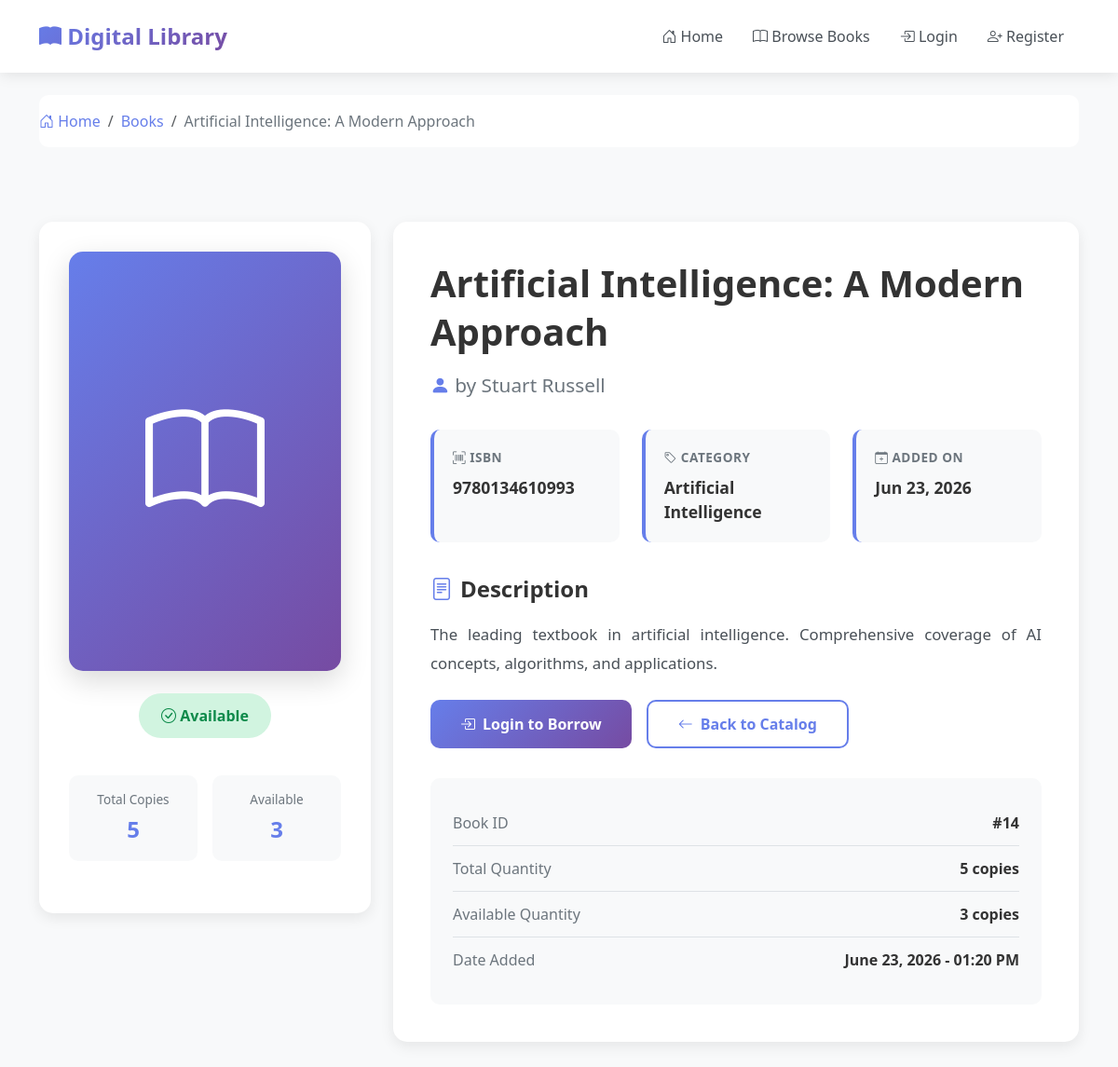
Page /books/14/ on the committed database.
### books/models.py (models this page shows, shortened)
class Book(models.Model):
    title = models.CharField(
        max_length=200,
        help_text="Enter the book title"
    )
    author = models.CharField(
        max_length=100,
        help_text="Enter the author name"
    )
    isbn = models.CharField(
        max_length=13,
        unique=True,
        help_text="13 Character ISBN number"
    )
    category = models.ForeignKey(
        Category,
        on_delete=models.PROTECT,
        related_name='books',
        help_text="Select the book category"
    )
    description = models.TextField(
        help_text="Enter a brief description of the book",
        blank=True
    )
    quantity = models.PositiveIntegerField(
        default=1,
        help_text="Total number of copies in the library"
    )
    available_quantity = models.PositiveIntegerField(
        default=1,
        help_text="Number of copies currently available for borrowing"
    )
    created_at = models.DateTimeField(
        auto_now_add=True,
        help_text="Date and time when the book was added to the system"
    )
    class Meta:
        ordering = ['-created_at']
        verbose_name = 'Book'
        verbose_name_plural = 'Books'
    def is_available(self):
        return self.available_quantity > 0
    is_available.boolean = True
    is_available.short_description = 'Available'

class Category(models.Model):
    name = models.CharField(
        max_length=100,
        unique=True,
        help_text="Enter the category name (e.g., Programming, Fiction)"
    )
    description = models.TextField(
        blank=True,
        help_text="Enter a brief description of this category"
    )
    created_at = models.DateTimeField(
        auto_now_add=True,
        help_text="Date and time when the category was created"
    )
    class Meta:
        ordering = ['name']
        verbose_name = 'Category'
        verbose_name_plural = 'Categories'
    def __str__(self):
        return self.name
    def book_count(self):
        """
        Return the number of books in this category.
        """
        return self.books.count()
    book_count.short_description = 'Number of Books'

### books/views.py (the view)
# urls.py: path('<int:pk>/', views.book_detail, name='book_detail'),
def book_detail(request, pk):
    book = get_object_or_404(Book, pk=pk)
    context = {
        'book': book
    }
    return render(request, 'books/book_detail.html', context)

### books/templates/books/book_detail.html (shortened to what this page needs)
<!DOCTYPE html>
<html lang="en">
<head>
    <link href="https://cdn.jsdelivr.net/npm/bootstrap@5.3.0/dist/css/bootstrap.min.css" rel="stylesheet">
    <link href="https://cdn.jsdelivr.net/npm/bootstrap-icons@1.10.0/font/bootstrap-icons.css" rel="stylesheet">
</head>
<body>
    <nav class="navbar navbar-expand-lg navbar-light sticky-top">
        <div class="container">
            <a class="navbar-brand" href="{% url 'accounts:home' %}">
                <i class="bi bi-book-fill"></i> Digital Library
            </a>
            <div class="collapse navbar-collapse" id="navbarNav">
                <ul class="navbar-nav ms-auto align-items-center">
                    <li class="nav-item">
                        <a class="nav-link" href="{% url 'accounts:home' %}">
                            <i class="bi bi-house-door"></i> Home
                        </a>
                    </li>
                    <li class="nav-item">
                        <a class="nav-link" href="{% url 'books:book_list' %}">
                            <i class="bi bi-book"></i> Browse Books
                        </a>
                    </li>
                    {% if user.is_authenticated %}
                        <li class="nav-item">
                            <span class="nav-link">
                                <i class="bi bi-person-circle"></i> {{ user.username }}
                            </span>
                        </li>
                        <li class="nav-item">
                            <a class="btn btn-logout ms-2" href="{% url 'accounts:logout' %}">
                                <i class="bi bi-box-arrow-right"></i> Logout
                            </a>
                        </li>
                    {% else %}
                        <li class="nav-item">
                            <a class="nav-link" href="{% url 'accounts:login' %}">
                                <i class="bi bi-box-arrow-in-right"></i> Login
                            </a>
                        </li>
                        <li class="nav-item">
                            <a class="nav-link" href="{% url 'accounts:register' %}">
                                <i class="bi bi-person-plus"></i> Register
                            </a>
                        </li>
                    {% endif %}
                </ul>
            </div>
        </div>
    </nav>
    <div class="container mt-4">
        <nav class="breadcrumb-custom">
            <ol class="breadcrumb">
                <li class="breadcrumb-item"><a href="{% url 'accounts:home' %}"><i class="bi bi-house-door"></i> Home</a></li>
                <li class="breadcrumb-item"><a href="{% url 'books:book_list' %}">Books</a></li>
                <li class="breadcrumb-item active">{{ book.title|truncatewords:5 }}</li>
            </ol>
        </nav>
    </div>
    <div class="book-detail-container">
        <div class="container">
            <div class="row">
                <div class="col-lg-4 mb-4">
                    <div class="book-cover-section">
                        <div class="book-cover">
                            <i class="bi bi-book"></i>
                        </div>
                        {% if book.is_available %}
                            <div class="availability-status available">
                                <i class="bi bi-check-circle"></i> Available
                            </div>
                        {% else %}
                            <div class="availability-status unavailable">
                                <i class="bi bi-x-circle"></i> Currently Unavailable
                            </div>
                        {% endif %}
                        <div class="quantity-display">
                            <div class="quantity-box">
                                <div class="label">Total Copies</div>
                                <div class="value">{{ book.quantity }}</div>
                            </div>
                            <div class="quantity-box">
                                <div class="label">Available</div>
                                <div class="value">{{ book.available_quantity }}</div>
                            </div>
                        </div>
                    </div>
                </div>
                <div class="col-lg-8">
                    <div class="book-info-section">
                        <h1 class="book-title">{{ book.title }}</h1>
                        <p class="book-author">
                            <i class="bi bi-person-fill"></i> by {{ book.author }}
                        </p>
                        <div class="info-grid">
                            <div class="info-item">
                                <div class="info-label">
                                    <i class="bi bi-upc-scan"></i> ISBN
                                </div>
                                <div class="info-value">{{ book.isbn }}</div>
                            </div>
                            <div class="info-item">
                                <div class="info-label">
                                    <i class="bi bi-tag"></i> Category
                                </div>
                                <div class="info-value">{{ book.category }}</div>
                            </div>
                            <div class="info-item">
                                <div class="info-label">
                                    <i class="bi bi-calendar-plus"></i> Added On
                                </div>
                                <div class="info-value">{{ book.created_at|date:"M d, Y" }}</div>
                            </div>
                        </div>
                        <div class="section-title">
                            <i class="bi bi-file-text"></i> Description
                        </div>
                        {% if book.description %}
                            <p class="description-text">{{ book.description }}</p>
                        {% else %}
                            <p class="description-text text-muted">No description available for this book.</p>
                        {% endif %}
                        <div class="action-buttons mt-4">
                            {% if user.is_authenticated %}
                                {% if user.profile.is_librarian %}
                                    <a href="{% url 'books:edit_book' book.pk %}" class="btn btn-primary-custom">
                                        <i class="bi bi-pencil-square"></i> Edit Book
                                    </a>
                                    <a href="{% url 'books:delete_book' book.pk %}" class="btn btn-danger-custom">
                                        <i class="bi bi-trash"></i> Delete Book
                                    </a>
                                {% elif user.profile.is_member %}
                                    {% if book.available_quantity > 0 %}
                                        <a href="{% url 'transactions:borrow_book' book.pk %}" class="btn btn-primary-custom">
                                            <i class="bi bi-bookmark-plus"></i> Borrow This Book
                                        </a>
                                    {% else %}
                                        <button class="btn btn-primary-custom" disabled>
                                            <i class="bi bi-x-circle"></i> Currently Unavailable
                                        </button>
                                    {% endif %}
                                {% endif %}
                            {% else %}
                                <a href="{% url 'accounts:login' %}" class="btn btn-primary-custom">
                                    <i class="bi bi-box-arrow-in-right"></i> Login to Borrow
                                </a>
                            {% endif %}
                            <a href="{% url 'books:book_list' %}" class="btn btn-secondary-custom">
                                <i class="bi bi-arrow-left"></i> Back to Catalog
                            </a>
                        </div>
                        <div class="metadata-section">
                            <div class="metadata-item">
                                <span class="metadata-label">Book ID</span>
                                <span class="metadata-value">#{{ book.pk }}</span>
                            </div>
                            <div class="metadata-item">
                                <span class="metadata-label">Total Quantity</span>
                                <span class="metadata-value">{{ book.quantity }} cop{{ book.quantity|pluralize:"y,ies" }}</span>
                            </div>
                            <div class="metadata-item">
                                <span class="metadata-label">Available Quantity</span>
                                <span class="metadata-value">{{ book.available_quantity }} cop{{ book.available_quantity|pluralize:"y,ies" }}</span>
                            </div>
                            <div class="metadata-item">
                                <span class="metadata-label">Date Added</span>
                                <span class="metadata-value">{{ book.created_at|date:"F d, Y - h:i A" }}</span>
                            </div>
                        </div>
                    </div>
                </div>
            </div>
        </div>
    </div>
</body>
</html>

### books/templates/books/book_detail.html (style rules this page uses)
:root { --primary-gradient: linear-gradient(135deg, #667eea 0%, #764ba2 100%); --primary-color: #667eea; --secondary-color: #764ba2; }
body { background: #f8f9fa; font-family: 'Segoe UI', Tahoma, Geneva, Verdana, sans-serif; }
.navbar { background: white !important; box-shadow: 0 2px 15px rgba(0, 0, 0, 0.1); padding: 1rem 0; }
.navbar-brand { font-size: 1.5rem; font-weight: 700; background: var(--primary-gradient); -webkit-background-clip: text; -webkit-text-fill-color: transparent; background-clip: text; }
.nav-link { font-weight: 500; color: #495057 !important; margin: 0 0.5rem; transition: color 0.3s ease; }
.book-detail-container { padding: 3rem 0; }
.book-cover-section { background: white; border-radius: 15px; padding: 2rem; box-shadow: 0 5px 15px rgba(0, 0, 0, 0.08); text-align: center; position: sticky; top: 100px; }
.book-cover { width: 100%; max-width: 350px; height: 450px; background: var(--primary-gradient); border-radius: 15px; display: flex; align-items: center; justify-content: center; color: white; font-size: 8rem; margin: 0 auto 1.5rem; box-shadow: 0 10px 30px rgba(0, 0, 0, 0.15); }
.availability-status { padding: 0.75rem 1.5rem; border-radius: 25px; font-weight: 600; display: inline-block; margin-bottom: 1rem; }
.availability-status.available { background: #d1f4e0; color: #0d8a4a; }
.book-info-section { background: white; border-radius: 15px; padding: 2.5rem; box-shadow: 0 5px 15px rgba(0, 0, 0, 0.08); margin-bottom: 2rem; }
.book-title { font-size: 2.5rem; font-weight: 700; color: #333; margin-bottom: 1rem; line-height: 1.3; }
.book-author { font-size: 1.3rem; color: #6c757d; margin-bottom: 2rem; }
.book-author i { color: var(--primary-color); }
.info-grid { display: grid; grid-template-columns: repeat(auto-fit, minmax(200px, 1fr)); gap: 1.5rem; margin-bottom: 2rem; }
.info-item { background: #f8f9fa; padding: 1.25rem; border-radius: 10px; border-left: 4px solid var(--primary-color); }
.info-label { font-size: 0.85rem; color: #6c757d; text-transform: uppercase; letter-spacing: 0.5px; margin-bottom: 0.5rem; font-weight: 600; }
.info-value { font-size: 1.1rem; color: #333; font-weight: 600; }
.section-title { font-size: 1.5rem; font-weight: 700; color: #333; margin-bottom: 1rem; display: flex; align-items: center; gap: 0.5rem; }
.section-title i { color: var(--primary-color); }
.description-text { font-size: 1.05rem; line-height: 1.8; color: #495057; text-align: justify; }
.action-buttons { display: flex; gap: 1rem; flex-wrap: wrap; }
.btn-primary-custom { background: var(--primary-gradient); border: none; color: white; padding: 0.75rem 2rem; border-radius: 10px; font-weight: 600; transition: all 0.3s ease; display: inline-flex; align-items: center; gap: 0.5rem; }
.btn-secondary-custom { background: white; border: 2px solid var(--primary-color); color: var(--primary-color); padding: 0.75rem 2rem; border-radius: 10px; font-weight: 600; transition: all 0.3s ease; display: inline-flex; align-items: center; gap: 0.5rem; }
.quantity-display { display: flex; align-items: center; gap: 1rem; margin: 1.5rem 0; }
.quantity-box { background: #f8f9fa; padding: 1rem 1.5rem; border-radius: 10px; text-align: center; flex: 1; }
.quantity-box .label { font-size: 0.85rem; color: #6c757d; margin-bottom: 0.25rem; }
.quantity-box .value { font-size: 1.5rem; font-weight: 700; color: var(--primary-color); }
.metadata-section { background: #f8f9fa; padding: 1.5rem; border-radius: 10px; margin-top: 2rem; }
.metadata-item { display: flex; justify-content: space-between; padding: 0.75rem 0; border-bottom: 1px solid #dee2e6; }
.metadata-item:last-child { border-bottom: none; }
.metadata-label { color: #6c757d; font-weight: 500; }
.metadata-value { color: #333; font-weight: 600; }
.breadcrumb-custom { background: white; padding: 1rem 0; margin-bottom: 2rem; border-radius: 10px; }
.breadcrumb { margin-bottom: 0; }
.breadcrumb-item a { color: var(--primary-color); text-decoration: none; }
.breadcrumb-item.active { color: #6c757d; }

### rows in the picture
Book: title "Artificial Intelligence: A Modern Approach", quantity "5", available_quantity "3", author "Stuart Russell", isbn "9780134610993", category "Artificial Intelligence", created_at "Jun 23, 2026", description "The leading textbook in artificial intelligence. Comprehensive coverage of AI concepts, algorithms, and applications.", pk "14", created_at "June 23, 2026 - 01:20 PM"
